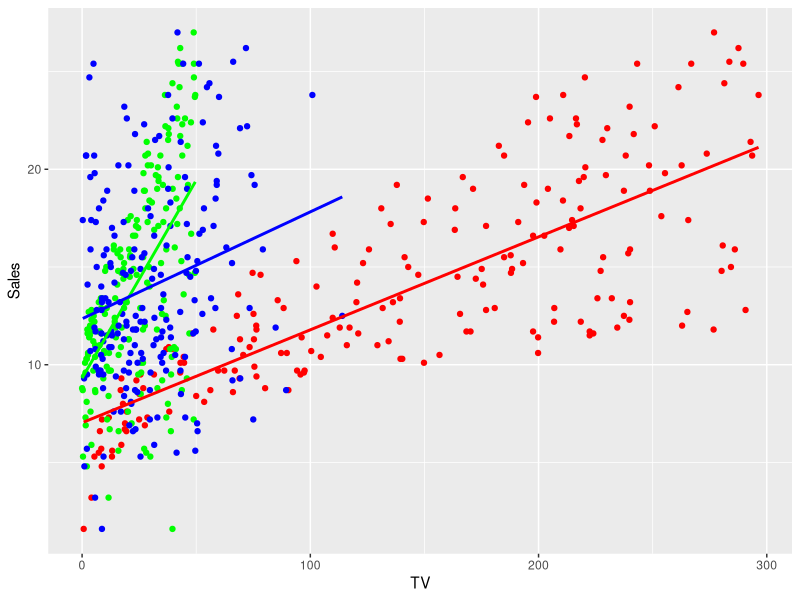

Reproduce this figure in R. (Note: this script raises an error after producing the figure.)
## ---- chunk 1
knitr::opts_chunk$set(echo = FALSE)

library(ggplot2)

advertising <- read.csv("Advertising.csv")
fit <- lm(Sales ~ TV + Radio + Newspaper, data=advertising)
## ---- chunk 2
ggplot(advertising) +
    geom_point(aes(y = Sales, x = TV), colour = "red") +
    geom_point(aes(y = Sales, x = Radio), colour = "green") +
    geom_point(aes(y = Sales, x = Newspaper), colour = "blue") +
    geom_smooth(aes(y = Sales, x = TV), method = lm, se = FALSE, colour = "red") +
    geom_smooth(aes(y = Sales, x = Radio), method = lm, se = FALSE, colour = "green") +
    geom_smooth(aes(y = Sales, x = Newspaper), method = lm, se = FALSE, colour = "blue")
## ---- chunk 3
summary(fit)
## ---- chunk 4
knitr::include_graphics("images/regression-geometry.png")
